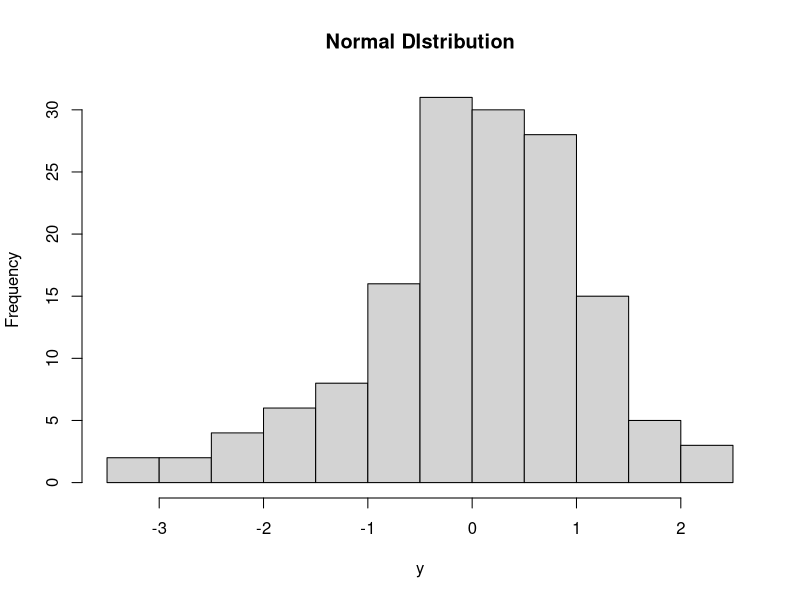

Recreate this plot in R.
# Create a sample of 50 numbers which are normally distributed.
y <- rnorm(150)
# Give the chart file a name.
png(file = "rnorm.png")
# Plot the histogram for this sample.
hist(y, main = "Normal DIstribution")
# Save the file.
dev.off()
